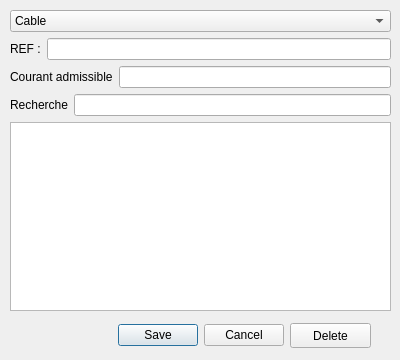
<?xml version="1.0" encoding="UTF-8"?>
<ui version="4.0">
 <class>EquipmentsManager</class>
 <widget class="QDialog" name="EquipmentsManager">
  <property name="geometry">
   <rect>
    <x>0</x>
    <y>0</y>
    <width>400</width>
    <height>360</height>
   </rect>
  </property>
  <property name="windowTitle">
   <string>Dialog</string>
  </property>
  <widget class="QDialogButtonBox" name="btn_confirmation">
   <property name="enabled">
    <bool>true</bool>
   </property>
   <property name="geometry">
    <rect>
     <x>10</x>
     <y>320</y>
     <width>381</width>
     <height>31</height>
    </rect>
   </property>
   <property name="cursor">
    <cursorShape>PointingHandCursor</cursorShape>
   </property>
   <property name="orientation">
    <enum>Qt::Horizontal</enum>
   </property>
   <property name="standardButtons">
    <set>QDialogButtonBox::Cancel|QDialogButtonBox::Save</set>
   </property>
   <property name="centerButtons">
    <bool>true</bool>
   </property>
  </widget>
  <widget class="QWidget" name="layoutWidget">
   <property name="geometry">
    <rect>
     <x>10</x>
     <y>10</y>
     <width>381</width>
     <height>301</height>
    </rect>
   </property>
   <layout class="QGridLayout" name="gridLayout_3">
    <item row="4" column="0">
     <widget class="QListView" name="list_compenents"/>
    </item>
    <item row="2" column="0">
     <layout class="QGridLayout" name="gridLayout_2">
      <item row="0" column="0">
       <widget class="QLabel" name="label_2">
        <property name="text">
         <string>Courant admissible</string>
        </property>
       </widget>
      </item>
      <item row="0" column="1">
       <widget class="QLineEdit" name="field_equipment_value"/>
      </item>
     </layout>
    </item>
    <item row="0" column="0">
     <widget class="QComboBox" name="field_equipment_type">
      <item>
       <property name="text">
        <string>Cable</string>
       </property>
      </item>
      <item>
       <property name="text">
        <string>Fusible</string>
       </property>
      </item>
      <item>
       <property name="text">
        <string>Disjonteur domestique</string>
       </property>
      </item>
      <item>
       <property name="text">
        <string>Disjonctaur indutriel</string>
       </property>
      </item>
     </widget>
    </item>
    <item row="1" column="0">
     <layout class="QGridLayout" name="gridLayout">
      <item row="1" column="1">
       <widget class="QLineEdit" name="field_equipment_reference"/>
      </item>
      <item row="1" column="0">
       <widget class="QLabel" name="label">
        <property name="text">
         <string>REF :</string>
        </property>
       </widget>
      </item>
     </layout>
    </item>
    <item row="3" column="0">
     <layout class="QGridLayout" name="gridLayout_4">
      <item row="0" column="0">
       <widget class="QLabel" name="label_3">
        <property name="text">
         <string>Recherche</string>
        </property>
       </widget>
      </item>
      <item row="0" column="1">
       <widget class="QLineEdit" name="field_equipment_search"/>
      </item>
     </layout>
    </item>
   </layout>
  </widget>
  <widget class="QPushButton" name="btn_delete">
   <property name="geometry">
    <rect>
     <x>290</x>
     <y>323</y>
     <width>81</width>
     <height>25</height>
    </rect>
   </property>
   <property name="text">
    <string>Delete</string>
   </property>
  </widget>
 </widget>
 <resources/>
 <connections>
  <connection>
   <sender>btn_confirmation</sender>
   <signal>accepted()</signal>
   <receiver>EquipmentsManager</receiver>
   <slot>accept()</slot>
   <hints>
    <hint type="sourcelabel">
     <x>248</x>
     <y>254</y>
    </hint>
    <hint type="destinationlabel">
     <x>157</x>
     <y>274</y>
    </hint>
   </hints>
  </connection>
  <connection>
   <sender>btn_confirmation</sender>
   <signal>rejected()</signal>
   <receiver>EquipmentsManager</receiver>
   <slot>reject()</slot>
   <hints>
    <hint type="sourcelabel">
     <x>316</x>
     <y>260</y>
    </hint>
    <hint type="destinationlabel">
     <x>286</x>
     <y>274</y>
    </hint>
   </hints>
  </connection>
 </connections>
</ui>
